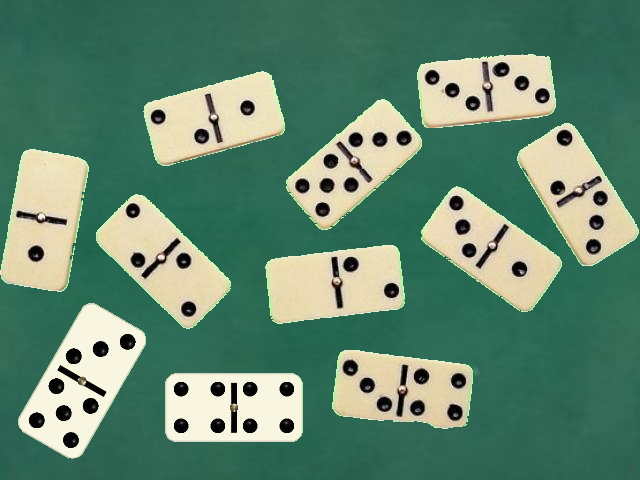
#> input picture code/example - copia.jpg, 640 x 480 px
$ python -i visio.py   (imports and definitions only)
#> lines starting #> are read from the running program, lines starting #| are printed output that depends on the picture
import numpy as np
import math
import cv2 as cv
from matplotlib import pyplot as plt

class ModulVisio():
    ###############################################################################################
    def __init__(self, debug = False):
        self.debug = debug

        # mides del taulell en cm
        self.midaTaulell =[60.0,55.0]
        self.midaMin = 10.0
        self.midaMax = 40.0
        self.margeRobot = 5.0
        ###########################

        self.empty = True
        self.originalBackground = None
        self.fitxaFrame = None
        self.frame = None
        self.grayFrame = None
        self.rotatedFrame = None

        self.patroH = None
        self.patroV = None

        self.midaFitxa = [0,0]
        self.rotacioDefecte = 0.0

        #diciconari per guardar les fitxes de la partida
        self.estatPartida = {'maRobot':{},'maHuma':{},'taulell':{},'pou':{},'extrems':[]}
        self.tempEstatPartida = None


        self.output_frame = None

        self.extrems=[]
        self.fitxesEnTaulell = 0
        self.eix_X=[None,None] #[minim, maxim]
        self.eix_Y=[None,None]
    ###############################################################################################
    '''
        getGameStatus() : Retorna el diccionari amb les fitxes que ha processat i la seva informacio
    '''
    def getGameStatus(self):
        return self.estatPartida
    ###############################################################################################
    '''
        updateFrame(frame) : Realitza les accions basiques de background substraction,
                                    i crida a les funcions per processar el frame rebut
    '''
    def updateFrame(self,frame,debug=None):
        if debug is not None:
            self.debug = debug
        self.frame = frame
        self.grayFrame = cv.cvtColor(self.frame,cv.COLOR_BGR2GRAY)
        # Guardem el fons original en cas que no en tinguem cap (taulell buit)
        if self.originalBackground is None:
            self.originalBackground = self.grayFrame
        else:
            # Realitzem un background substraction per extreure les fitxes que hi ha
            self.fitxaFrame = cv.absdiff(self.grayFrame,self.originalBackground)
            self.fitxaFrame[self.fitxaFrame<127]=0
            self.fitxaFrame[self.fitxaFrame!=0]=255

            # Busquem el patro del mig de una fitxa així com la rotacio (en cas que n'hi hagi)
            if self.empty:
                self.getFirstFeatures()
            # Rotem el frame amb la rotacio trobada
            self.rotatedFrame = self.rotate_frame(self.fitxaFrame)

            # Si ja tenim un patro enregistrat procedim a contar les fitxes
            if not self.empty:
                self.getTableData()

        if self.debug:
            print('[Visio: updateFrame()]')
            fig, ax = plt.subplots(nrows=3, ncols=3);
            ax[0,0].remove()
            ax[0,1].imshow(self.frame)
            ax[0,1].set_title('Original frame')
            ax[0,2].remove()
            ax[1,0].imshow(self.grayFrame,'gray')
            ax[1,0].set_title('grayFrame')
            ax[1,1].imshow(self.originalBackground,'gray')
            ax[1,1].set_title('background')
            ax[1,2].imshow(self.fitxaFrame,'gray')
            ax[1,2].set_title('fitxaFrame')
            ax[2,0].remove()
            ax[2,1].imshow(self.rotatedFrame,'gray')
            ax[2,1].set_title('rotatedFrame')
            ax[2,2].remove()
            plt.show()

    ###############################################################################################
    '''
        contarPou() : Realitza un recompte de les fitxes que hi ha en la zona del pou i en registra la seva informacio
                      (coordenades robot, mida en cm, punt a 0 i orientacio
                      defini els punts a [0,0] per seguir amb el mateix format de fitxa de les altre zones
    '''
    # [27 lines left out: function contarPou, not called in this run]

    ###############################################################################################
    '''
        getFirstFeatures() : Busquem per el frame qualsevol contorn de fita i a partir d'aquest extraiem un patro
                             a partir del seu centre


    '''
    # [81 lines left out: function getFirstFeatures, not called in this run]

    ###############################################################################################
    '''
        rotate_frame() : Donat un frame, retorna el frame rotat amb la rotació per defecte detectada
    '''
    # [19 lines left out: function rotate_frame, not called in this run]

    ###############################################################################################
    '''
        contarPunts() : Donada una regió d'interes (mitja fitxa) conta els punts que detecta
    '''
    # [38 lines left out: function contarPunts, not called in this run]

    ###############################################################################################
    '''
        getZone() : Donades unes coordenades retorna el nom de la zona a la que pertanyen
    '''
    # [21 lines left out: function getZone, not called in this run]
    ###############################################################################################
    '''
        getTableData() : Per cada patro registrat busquem coincidencies en el frame (template matching)
                         Per cada coincidencia (fitxa) trobada, cridem a la funcio contar punts definint com a
                         regions d'interes ROI les dues parts de cada fitxa i registrem els punts segon la zona on
                         s'hagi produit la coincidencia.

                         A mes, per cada fitxa nova que es detecta, actualitzem els valors dels extrems de la partida
    '''
    # [221 lines left out: function getTableData, not called in this run]

    ###############################################################################################
    '''
        rotate_point(pt) : Donada una coordenada, retorna la seva correspondencia amb la rotacio registrada
    '''
    # [10 lines left out: function rotate_point, not called in this run]
    ###############################################################################################
    '''
        robot_coords(pt) : Donada una coordenada, retorna la seva correspondencia en coordenades robot, on l'origen
                           esta desplaçat al centre inferior del frame. Retorna les coordenades en centimetres
    '''
    # [9 lines left out: function robot_coords, not called in this run]

    ###############################################################################################
    '''
        centered_coords(pt) : Donada una coordenada robot, retorna la seva correspondencia amb l'origen al centre del frame.
    '''
    # [6 lines left out: function centered_coords, not called in this run]


    ###############################################################################################
    '''
        get_output_frame() : Crea una imatge amb la informacio de la partida i la retorna.
    '''
    # [44 lines left out: function get_output_frame, not called in this run]


>>> import cv2
>>> picture = cv2.imread('example - copia.jpg')
#> picture is the input picture: shape (480, 640, 3); mean B, G, R 111, 134.5, 97.4
>>> result = ModulVisio().updateFrame(picture)
#> in updateFrame, `self.grayFrame = cv.cvtColor(self.frame,cv.COLOR_BGR2GRAY)`:
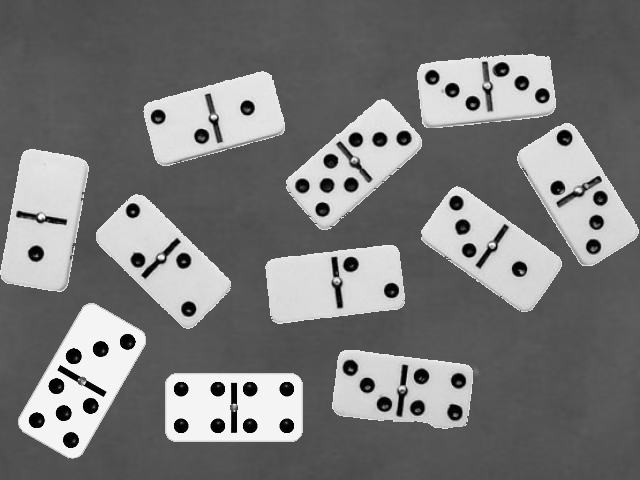
#> self.grayFrame: shape (480, 640); min 0, max 251, mean 120.7
